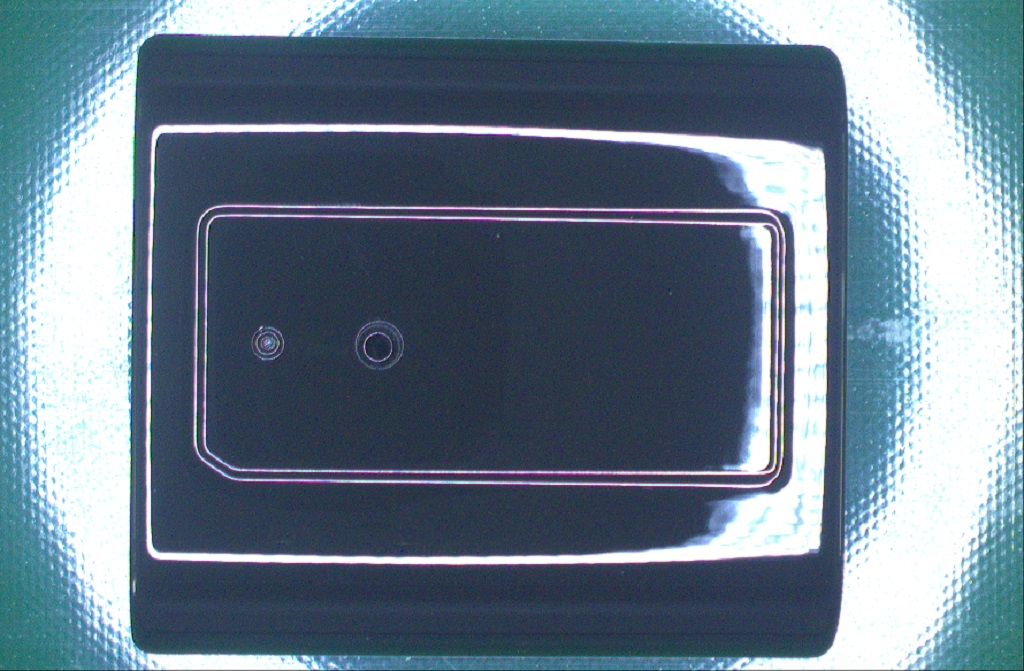
%> input picture Source_Code/1.jpg, 1024 x 671 px
$ octave --eval "result = My_imfill_holes(imread('1.jpg'));"   (GNU Octave 9; MATLAB toolbox functions it lacks are replaced by stand-ins)
%> lines starting %> are read from the running program, lines starting %| are printed output that depends on the picture; in (x1, y1, x2, y2) boxes, pixels count from 0 and x2, y2 are one past the last pixel; in counts of white or black regions, pixels touching at a corner belong together; the program's own positions count from 1
%%%%%%%%%%%%%%%%%%%%%%%%%%%%%%%%%%%%%%%
%   My_imdilate：自己实现的填充算法    %
%      输入：二维矩阵image             %
%      输出：填充孔洞后的矩阵，大小不变 %
%%%%%%%%%%%%%%%%%%%%%%%%%%%%%%%%%%%%%%%

function [output] = My_imfill_holes(image)


    % 在四周加一圈零像素，以便处理
    mask = padarray(image, ones(1,2), -Inf, 'both');
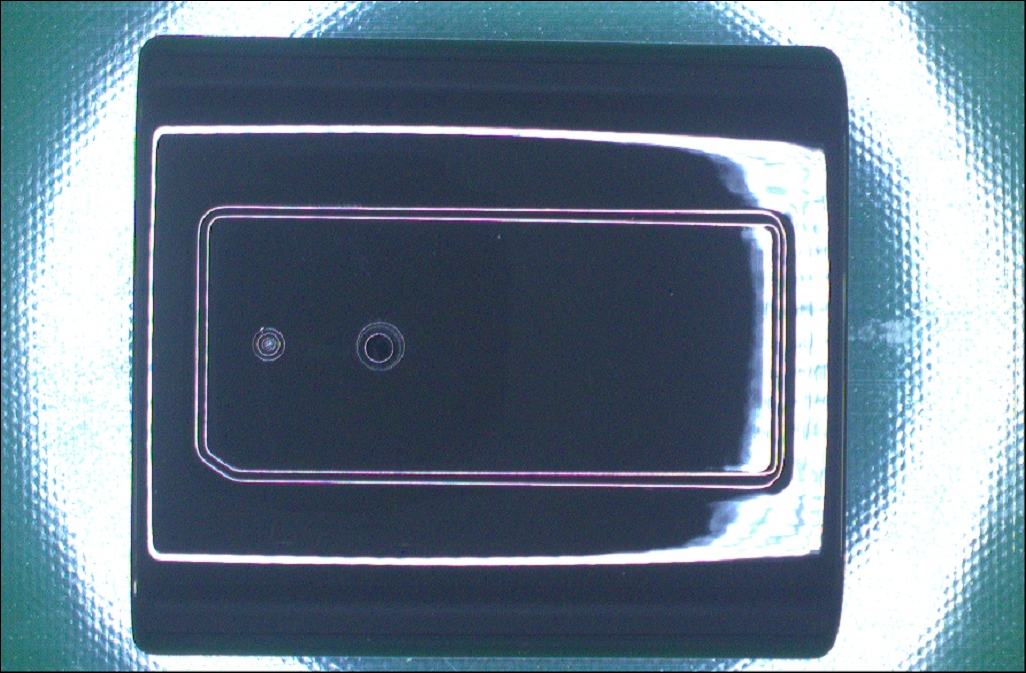
%> mask: size 673x1026x3 uint8; mean R, G, B 104.7, 123.4, 139.5

    % 求反
    mask = 1-(mask);
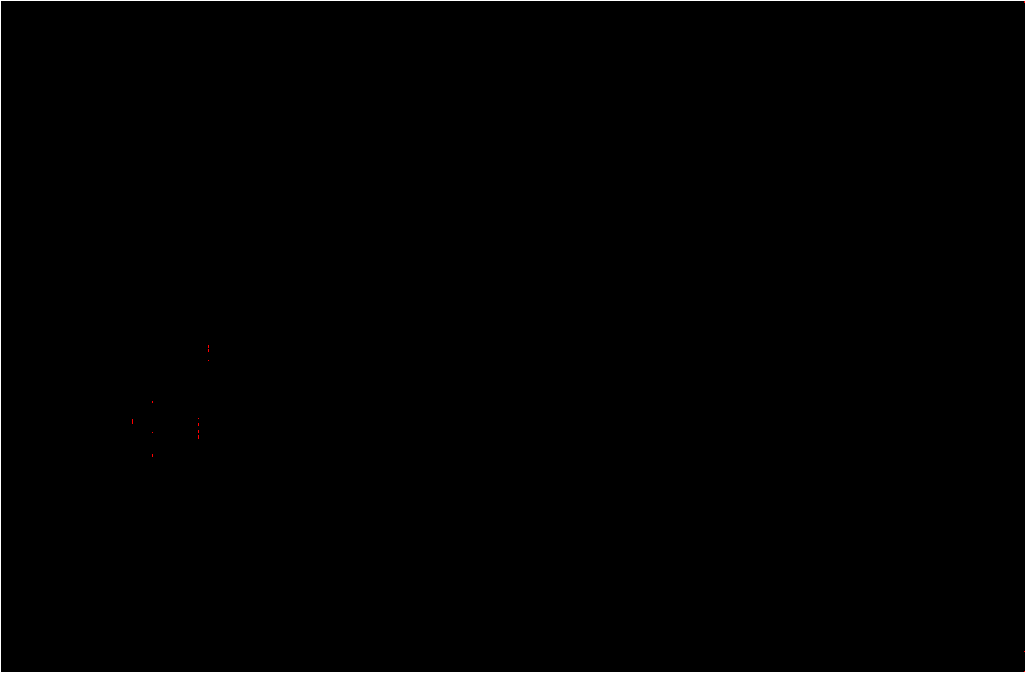
%> mask: size 673x1026x3 uint8; mean R, G, B 0.00496, 0.00492, 0.00492; drawn with 1 as white
    marker = mask;

    % 获取除去最外面一圈的索引
    iner_index = cell(1,2);
    for k = 1:2
        iner_index{k} = 2:(size(marker,k) - 1);
    end
%> after the loop, iner_index = 2 items
    % 定义maker在索引范围内全0
    marker(iner_index{:}) = -Inf;
%> marker: size 673x1026x3 uint8; values 0 (black) and 1 (white), 0.49% white in thin lines or dots

    % 形态学重构
    I2 = imreconstruct(marker, mask);

    % 取反
    I2 = imcomplement(I2);
    I2 = I2(iner_index{:});
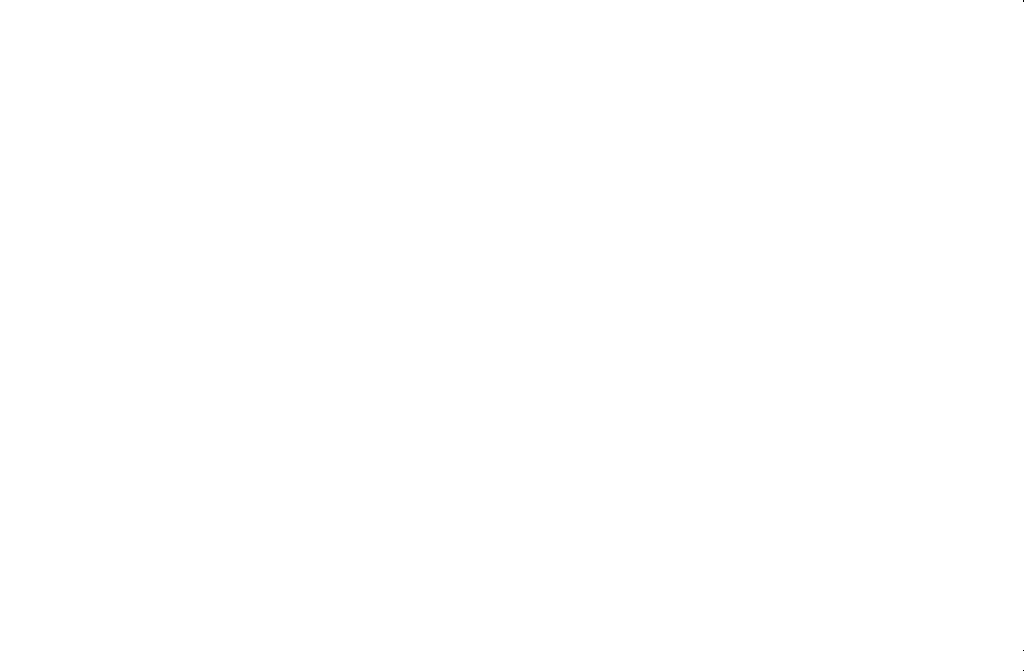
%> I2: size 671x1024 uint8; values 254 (black) and 255 (white), 100% white; black in thin lines or dots, all inside (x1, y1, x2, y2) = (1023, 0, 1024, 671)

    if islogical(image)
        I2 = logical(I2);
    end
    output = I2;
 end
